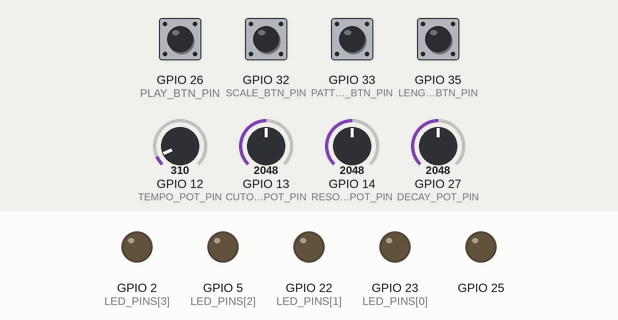
A sketch run on a simulated ESP32. Parts: output pins drawn as LEDs (lit = HIGH). Dashed ring = blinking. The inputs (shaded band) are chosen by the test bench; at power-on: GPIO 26 (PLAY_BTN_PIN), GPIO 32 (SCALE_BTN_PIN), GPIO 33 (PATTERN_BTN_PIN), GPIO 35 (LENGTH_BTN_PIN) HIGH, GPIO 13 (CUTOFF_POT_PIN) = 2048, GPIO 12 (TEMPO_POT_PIN) = 310, GPIO 14 (RESONANCE_POT_PIN) = 2048, GPIO 27 (DECAY_POT_PIN) = 2048.

Above: at 1.6 s.
1.7 s: GPIO 26 (PLAY_BTN_PIN) pulled LOW for 0.15 s
At 2.32 s:
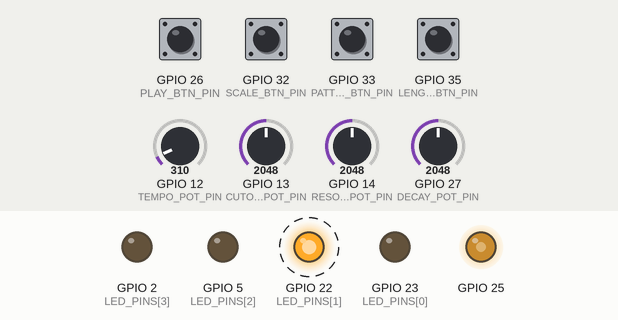
At 2.92 s:
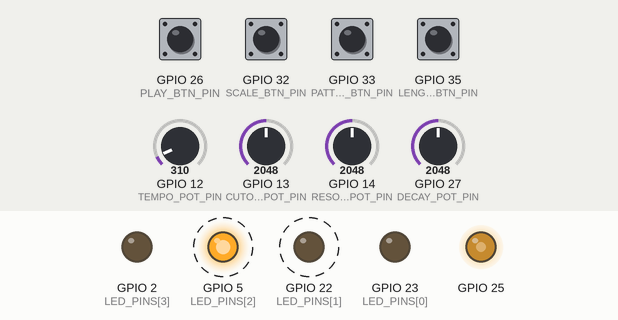
4.7 s: GPIO 13 (CUTOFF_POT_PIN) set to 1960
7.7 s: GPIO 12 (TEMPO_POT_PIN) set to 992
At 8.82 s:
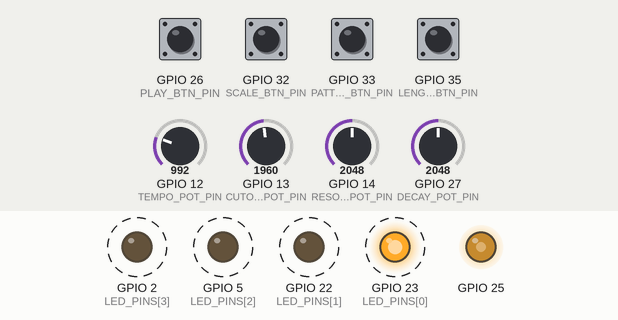
10.7 s: GPIO 12 (TEMPO_POT_PIN) set to 682
Timing chart, 0 to 11.3 s (numbered marks = the images above; inputs shaded):
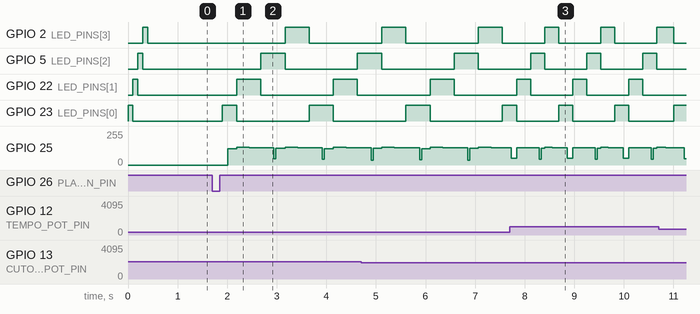

Measured:
- after the input at 1.7 s, GPIO 2 (LED_PINS[3]): LOW → HIGH after 1.5 s, → LOW 0.48 s later; GPIO 5 (LED_PINS[2]): LOW → HIGH after 0.98 s, → LOW 0.49 s later, → HIGH 1.5 s later
- after the input at 7.7 s, GPIO 2 (LED_PINS[3]): LOW → HIGH after 0.70 s, → LOW 0.28 s later; GPIO 5 (LED_PINS[2]): LOW → HIGH after 0.42 s instead of 0.83 s; GPIO 23 (LED_PINS[0]): HIGH → LOW after 0.14 s instead of 0.34 s

The sketch:

Secuenciador_lpf.ino
```cpp
/*
  Secuenciador de Trance Electrónico para ESP32 - VERSIÓN MEJORADA

  Hardware necesario:
  - 4 Potenciómetros en pines 13, 14, 12, 27
  - 4 Botones en pines 32, 33, 26, 35 (con pull-up interno)
  - 4 LEDs en pines 2, 5, 22, 23
  - Altavoz en pin 25 (DAC)

  Controles:
  - Pot 1 (Pin 13): Frecuencia de corte del filtro
  - Pot 2 (Pin 14): Resonancia del filtro
  - Pot 3 (Pin 12): Tempo (40-300 BPM) - RANGO SÚPER AMPLIO
  - Pot 4 (Pin 27): Decay/Release - CONTROL DE ENVELOPE EXTENDIDO

  - Botón 1 (Pin 32): Cambiar escala
  - Botón 2 (Pin 33): Cambiar patrón
  - Botón 3 (Pin 26): Play/Stop
  - Botón 4 (Pin 35): Cambiar longitud de secuencia

  - LEDs: Indican el paso actual de la secuencia
*/

#include "driver/dac.h"
#include "math.h"

// Pines de hardware
const int CUTOFF_POT_PIN = 13;
const int RESONANCE_POT_PIN = 14;
const int TEMPO_POT_PIN = 12;
const int DECAY_POT_PIN = 27;  // Cambiado de PITCH a DECAY

const int SCALE_BTN_PIN = 32;
const int PATTERN_BTN_PIN = 33;
const int PLAY_BTN_PIN = 26;
const int LENGTH_BTN_PIN = 35;

const int LED_PINS[4] = {23, 22, 5, 2};

// Configuración de audio
const int SAMPLE_RATE = 8000;
const int AMPLITUDE = 90;

// Variables del filtro
float filter_x1 = 0, filter_x2 = 0;
float filter_y1 = 0, filter_y2 = 0;
float filter_a0, filter_a1, filter_a2;
float filter_b1, filter_b2;

// Variables del secuenciador
bool isPlaying = false;
unsigned long lastStepTime = 0;
int currentStep = 0;
int sequenceLength = 4;
int currentPattern = 0;
int currentScale = 0;
float baseFreq = 65.41; // C2 - 1 octava abajo de C3

// Variables para control de decay
float decayFactor = 0.5; // Factor de decay por defecto

// Variables para eliminar chasquidos entre notas
float lastSample = 128.0; // Último sample reproducido para continuidad
bool noteActive = false;  // Estado de si hay una nota sonando

// Escalas musicales (intervalos en semitonos)
const int scales[][8] = {
  {0, 2, 4, 5, 7, 9, 11, 12},  // Mayor
  {0, 2, 3, 5, 7, 8, 10, 12},  // Menor natural
  {0, 2, 3, 5, 7, 8, 11, 12},  // Menor armónica
  {0, 1, 3, 4, 6, 8, 10, 12},  // Árabe
  {0, 2, 4, 6, 7, 9, 11, 12},  // Lidia
  {0, 1, 4, 5, 7, 8, 11, 12}   // Frigia
};
const char* scaleNames[] = {"Mayor", "Menor", "Armonica", "Arabe", "Lidia", "Frigia"};
const int numScales = 6;

// Patrones de secuencia (16 patrones diferentes)
const int patterns[][16] = {
  {1, 0, 3, 0, 5, 0, 3, 0, 1, 0, 3, 0, 5, 0, 7, 0}, // Trance básico
  {1, 0, 0, 0, 5, 0, 0, 0, 3, 0, 0, 0, 7, 0, 0, 0}, // Espaciado
  {1, 3, 5, 7, 5, 3, 1, 0, 1, 3, 5, 7, 5, 3, 1, 0}, // Ascendente
  {7, 5, 3, 1, 3, 5, 7, 0, 7, 5, 3, 1, 3, 5, 7, 0}, // Descendente
  {1, 1, 5, 5, 3, 3, 7, 0, 1, 1, 5, 5, 3, 3, 7, 0}, // Repetitivo
  {1, 0, 5, 3, 0, 7, 1, 0, 5, 0, 3, 7, 0, 1, 5, 0}, // Sincopado
  {1, 3, 0, 5, 7, 0, 3, 1, 5, 7, 0, 1, 3, 0, 5, 7}, // Complejo
  {1, 0, 0, 5, 0, 0, 1, 5, 0, 3, 0, 7, 0, 1, 0, 0}, // Breakbeat
  {7, 7, 5, 5, 3, 3, 1, 1, 7, 7, 5, 5, 3, 3, 1, 1}, // Dobles
  {1, 5, 1, 7, 1, 3, 1, 5, 1, 7, 1, 3, 1, 5, 1, 0}, // Bajo constante
  {0, 1, 0, 3, 0, 5, 0, 7, 0, 5, 0, 3, 0, 1, 0, 0}, // Off-beat
  {1, 3, 5, 1, 7, 5, 3, 7, 1, 3, 5, 1, 7, 5, 3, 0}, // Arpegio
  {5, 0, 5, 0, 1, 0, 1, 0, 3, 0, 3, 0, 7, 0, 7, 0}, // Alternado
  {1, 7, 1, 5, 1, 3, 1, 7, 5, 7, 5, 3, 5, 1, 5, 0}, // Saltos
  {3, 3, 3, 5, 5, 5, 1, 0, 7, 7, 7, 5, 5, 5, 3, 0}, // Grupos
  {1, 0, 7, 0, 5, 0, 3, 0, 5, 0, 7, 0, 1, 0, 0, 0}  // Clásico
};
const int numPatterns = 16;

// Variables simples para botones
bool playButtonPressed = false;
bool lastPlayState = HIGH;
bool lastScaleState = HIGH;
bool lastPatternState = HIGH;
bool lastLengthState = HIGH;

// Variables para anti-rebote sin delays
unsigned long lastScalePress = 0;
unsigned long lastPatternPress = 0;
unsigned long lastLengthPress = 0;
const unsigned long debounceDelay = 200; // 200ms anti-rebote

// FUNCIÓN PARA ACTUALIZAR DECAY
void updateDecay() {
  int decayPot = analogRead(DECAY_POT_PIN);
  // Rango de decay EXTENDIDO: de 0.05 (súper corto) a 5.0 (súper largo)
  decayFactor = 0.05 + (decayPot / 4095.0) * 4.95;
}

// Función para calcular coeficientes del filtro
void updateFilterCoefficients() {
  int cutoff_raw = analogRead(CUTOFF_POT_PIN);
  int resonance_raw = analogRead(RESONANCE_POT_PIN);

  float cutoff_freq = 200.0 + (cutoff_raw / 4095.0) * 2800.0;
  float Q = 0.7 + (resonance_raw / 4095.0) * 15.0;

  float omega = 2.0 * PI * cutoff_freq / SAMPLE_RATE;
  float sin_omega = sin(omega);
  float cos_omega = cos(omega);
  float alpha = sin_omega / (2.0 * Q);

  float b0 = (1.0 - cos_omega) / 2.0;
  float b1 = 1.0 - cos_omega;
  float b2 = (1.0 - cos_omega) / 2.0;
  float a0_temp = 1.0 + alpha;
  float a1_temp = -2.0 * cos_omega;
  float a2_temp = 1.0 - alpha;

  filter_a0 = b0 / a0_temp;
  filter_a1 = b1 / a0_temp;
  filter_a2 = b2 / a0_temp;
  filter_b1 = a1_temp / a0_temp;
  filter_b2 = a2_temp / a0_temp;
}

// Función para aplicar el filtro
float applyFilter(float input) {
  float output = filter_a0 * input + filter_a1 * filter_x1 + filter_a2 * filter_x2
                 - filter_b1 * filter_y1 - filter_b2 * filter_y2;

  filter_x2 = filter_x1;
  filter_x1 = input;
  filter_y2 = filter_y1;
  filter_y1 = output;

  return output;
}

// Función para tocar una nota con decay controlable y sin chasquidos
void playNote(float frequency, int duration_ms) {
  if (frequency == 0) {
    // Silencio con fade-out suave para evitar chasquidos
    int silence_samples = (duration_ms * SAMPLE_RATE) / 1000;
    int fadeout_samples = min(200, silence_samples); // Fade-out de hasta 200 samples

    for (int i = 0; i < silence_samples && isPlaying; i++) {
      float sample_value = 128.0;

      // Fade-out suave al inicio del silencio
      if (i < fadeout_samples && noteActive) {
        float fade_factor = 1.0 - ((float)i / fadeout_samples);
        sample_value = 128.0 + (lastSample - 128.0) * fade_factor;
      }

      dac_output_voltage(DAC_CHANNEL_1, (int)sample_value);
      lastSample = sample_value;
      delayMicroseconds(125);
    }
    noteActive = false;
    return;
  }

  // Actualizar decay al inicio de cada nota
  updateDecay();

  float samples_per_cycle = SAMPLE_RATE / frequency;
  int total_samples = (duration_ms * SAMPLE_RATE) / 1000;
  int filter_update_rate = SAMPLE_RATE / 200;
  int fadein_samples = min(100, total_samples / 4); // Fade-in suave

  for (int i = 0; i < total_samples && isPlaying; i++) {
    if (i % filter_update_rate == 0) {
      updateFilterCoefficients();
    }

    // Onda diente de sierra
    float cycle_position = fmod(i, samples_per_cycle) / samples_per_cycle;
    float raw_sample = 2 * cycle_position - 1;

    // ENVELOPE MEJORADO CON FADE-IN/OUT PARA ELIMINAR CHASQUIDOS
    float envelope = 1.0;
    float progress = (float)i / total_samples;

    // Fade-in suave al inicio (previene chasquidos)
    if (i < fadein_samples) {
      float fadein_factor = (float)i / fadein_samples;
      envelope *= fadein_factor;

      // Si hay una nota anterior, hacer crossfade
      if (noteActive && i < 50) {
        float crossfade = (float)i / 50.0;
        float prev_contribution = (lastSample - 128.0) / (float)AMPLITUDE * (1.0 - crossfade);
        raw_sample = raw_sample * crossfade + prev_contribution * (1.0 - crossfade);
      }
    }

    // Decay/Release controlable por potenciómetro
    if (i >= fadein_samples) {
      float decay_progress = (float)(i - fadein_samples) / (total_samples - fadein_samples);
      envelope *= exp(-decay_progress * (6.0 / decayFactor)); // Decay exponencial
    }

    raw_sample *= envelope;

    float filtered_sample = applyFilter(raw_sample);
    int sample = 128 + (int)(AMPLITUDE * filtered_sample);

    if (sample > 255) sample = 255;
    if (sample < 0) sample = 0;

    dac_output_voltage(DAC_CHANNEL_1, sample);
    lastSample = (float)sample;
    delayMicroseconds(125);
  }
  noteActive = true;
}

// Obtener frecuencia de la nota (pitch fijo en C3)
float getNoteFrequency(int scaleStep) {
  if (scaleStep == 0) return 0; // Silencio

  // Calcular la frecuencia de la nota en la escala desde C3 fijo
  int semitone = scales[currentScale][scaleStep - 1];
  float frequency = baseFreq * pow(2.0, semitone / 12.0);

  return frequency;
}

void setup() {

  // Configurar pines
  pinMode(CUTOFF_POT_PIN, INPUT);
  pinMode(RESONANCE_POT_PIN, INPUT);
  pinMode(TEMPO_POT_PIN, INPUT);
  pinMode(DECAY_POT_PIN, INPUT);

  // Configurar botones con pull-up interno
  pinMode(SCALE_BTN_PIN, INPUT_PULLUP);
  pinMode(PATTERN_BTN_PIN, INPUT_PULLUP);
  pinMode(PLAY_BTN_PIN, INPUT_PULLUP);
  pinMode(LENGTH_BTN_PIN, INPUT_PULLUP);

  for (int i = 0; i < 4; i++) {
    pinMode(LED_PINS[i], OUTPUT);
    digitalWrite(LED_PINS[i], LOW);
  }

  // Configurar DAC
  dac_output_enable(DAC_CHANNEL_1);
  updateFilterCoefficients();

  // Secuencia de inicio con LEDs
  for (int i = 0; i < 4; i++) {
    digitalWrite(LED_PINS[i], HIGH);
    delay(100);
    digitalWrite(LED_PINS[i], LOW);
  }
}

void loop() {
  // Debug cada 2 segundos (menos frecuente)
  static unsigned long lastDebugTime = 0;
  if (millis() - lastDebugTime > 2000) {
    lastDebugTime = millis();
  }

  // Detección SUPER SIMPLE del botón de play (pin 26)
  bool currentPlayState = digitalRead(PLAY_BTN_PIN);
  if (currentPlayState == LOW && lastPlayState == HIGH) {
    // Botón presionado!
    isPlaying = !isPlaying;

    if (isPlaying) {
      currentStep = 0;
      lastStepTime = millis();
    } else {
      dac_output_voltage(DAC_CHANNEL_1, 128); // Silencio
      for (int i = 0; i < 4; i++) {
        digitalWrite(LED_PINS[i], LOW);
      }
    }
    delay(200); // Anti-rebote simple
  }
  lastPlayState = currentPlayState;

  // Detección simple de otros botones - SIN INTERRUMPIR LA SECUENCIA
  bool currentScaleState = digitalRead(SCALE_BTN_PIN);
  if (currentScaleState == LOW && lastScaleState == HIGH &&
      (millis() - lastScalePress) > debounceDelay) {
    currentScale = (currentScale + 1) % numScales;
    lastScalePress = millis();
    // Cambio instantáneo sin pausas ni parpadeos
  }
  lastScaleState = currentScaleState;

  bool currentPatternState = digitalRead(PATTERN_BTN_PIN);
  if (currentPatternState == LOW && lastPatternState == HIGH &&
      (millis() - lastPatternPress) > debounceDelay) {
    currentPattern = (currentPattern + 1) % numPatterns;
    lastPatternPress = millis();
    // Cambio instantáneo sin pausas ni parpadeos
  }
  lastPatternState = currentPatternState;

  bool currentLengthState = digitalRead(LENGTH_BTN_PIN);
  if (currentLengthState == LOW && lastLengthState == HIGH &&
      (millis() - lastLengthPress) > debounceDelay) {
    sequenceLength = (sequenceLength == 4) ? 8 : ((sequenceLength == 8) ? 16 : 4);
    // Ajustar el paso actual si es necesario para evitar saltos bruscos
    if (currentStep >= sequenceLength) {
      currentStep = 0;
    }
    lastLengthPress = millis();
    // Cambio instantáneo sin pausas ni parpadeos
  }
  lastLengthState = currentLengthState;

  // Actualizar LEDs
  if (isPlaying) {
    for (int i = 0; i < 4; i++) {
      if (i == (currentStep % 4)) {
        digitalWrite(LED_PINS[i], HIGH);
      } else {
        digitalWrite(LED_PINS[i], LOW);
      }
    }
  }

  // Secuenciador principal
  if (isPlaying) {
    int tempoPot = analogRead(TEMPO_POT_PIN);
    // NUEVO RANGO DE TEMPO: 40-300 BPM (súper amplio para hardcore extremo)
    int bpm = 40 + (tempoPot / 4095.0) * 260; // 40-300 BPM
    unsigned long stepDuration = 60000 / (bpm * 4); // 16th notes

    if (millis() - lastStepTime >= stepDuration) {
      // Actualizar LEDs directamente aquí
      for (int i = 0; i < 4; i++) {
        if (i == (currentStep % 4)) {
          digitalWrite(LED_PINS[i], HIGH);
        } else {
          digitalWrite(LED_PINS[i], LOW);
        }
      }

      int noteValue = patterns[currentPattern][currentStep];
      float frequency = getNoteFrequency(noteValue);

      // Duración de la nota (90% del step)
      int noteDuration = stepDuration * 0.9;
      playNote(frequency, noteDuration);

      currentStep = (currentStep + 1) % sequenceLength;
      lastStepTime = millis();
    }
  }

  delay(1); // Pequeña pausa para estabilidad
}
```
